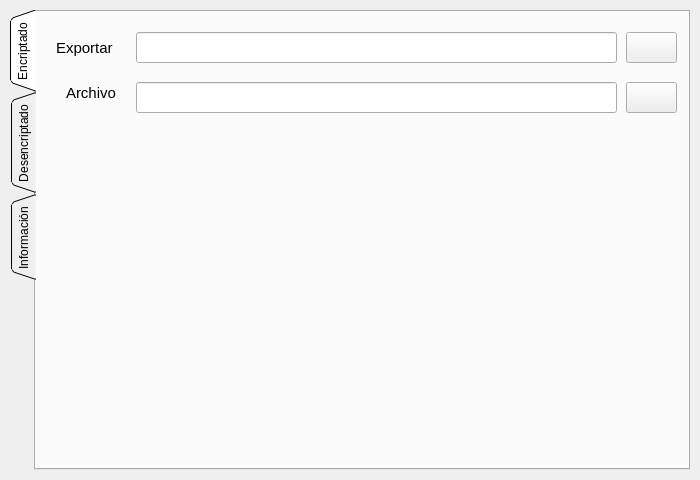
<?xml version="1.0" encoding="UTF-8"?>
<ui version="4.0">
 <author>Pablo Sao</author>
 <class>frmCryptoRSA</class>
 <widget class="QMainWindow" name="frmCryptoRSA">
  <property name="windowModality">
   <enum>Qt::NonModal</enum>
  </property>
  <property name="geometry">
   <rect>
    <x>0</x>
    <y>0</y>
    <width>700</width>
    <height>480</height>
   </rect>
  </property>
  <property name="sizePolicy">
   <sizepolicy hsizetype="Minimum" vsizetype="Minimum">
    <horstretch>0</horstretch>
    <verstretch>0</verstretch>
   </sizepolicy>
  </property>
  <property name="minimumSize">
   <size>
    <width>700</width>
    <height>480</height>
   </size>
  </property>
  <property name="windowTitle">
   <string>CryptoRSA</string>
  </property>
  <property name="windowIcon">
   <iconset>
    <normaloff>files/privacy.ico</normaloff>files/privacy.ico</iconset>
  </property>
  <property name="tabShape">
   <enum>QTabWidget::Rounded</enum>
  </property>
  <property name="dockNestingEnabled">
   <bool>true</bool>
  </property>
  <property name="dockOptions">
   <set>QMainWindow::AllowNestedDocks|QMainWindow::AllowTabbedDocks|QMainWindow::AnimatedDocks|QMainWindow::ForceTabbedDocks|QMainWindow::VerticalTabs</set>
  </property>
  <widget class="QWidget" name="mainWidget">
   <property name="sizePolicy">
    <sizepolicy hsizetype="Minimum" vsizetype="Minimum">
     <horstretch>0</horstretch>
     <verstretch>0</verstretch>
    </sizepolicy>
   </property>
   <widget class="QTabWidget" name="tabcontrol">
    <property name="geometry">
     <rect>
      <x>10</x>
      <y>10</y>
      <width>680</width>
      <height>460</height>
     </rect>
    </property>
    <property name="sizePolicy">
     <sizepolicy hsizetype="Minimum" vsizetype="Minimum">
      <horstretch>0</horstretch>
      <verstretch>0</verstretch>
     </sizepolicy>
    </property>
    <property name="minimumSize">
     <size>
      <width>680</width>
      <height>460</height>
     </size>
    </property>
    <property name="maximumSize">
     <size>
      <width>680</width>
      <height>460</height>
     </size>
    </property>
    <property name="tabPosition">
     <enum>QTabWidget::West</enum>
    </property>
    <property name="tabShape">
     <enum>QTabWidget::Triangular</enum>
    </property>
    <property name="currentIndex">
     <number>0</number>
    </property>
    <property name="iconSize">
     <size>
      <width>24</width>
      <height>24</height>
     </size>
    </property>
    <widget class="QWidget" name="tabencriptado">
     <attribute name="icon">
      <iconset>
       <normaloff>files/Encriptado.ico</normaloff>files/Encriptado.ico</iconset>
     </attribute>
     <attribute name="title">
      <string>Encriptado</string>
     </attribute>
     <widget class="QPushButton" name="btubicacion_exporta_llave">
      <property name="geometry">
       <rect>
        <x>590</x>
        <y>20</y>
        <width>51</width>
        <height>31</height>
       </rect>
      </property>
      <property name="cursor">
       <cursorShape>PointingHandCursor</cursorShape>
      </property>
      <property name="text">
       <string/>
      </property>
      <property name="icon">
       <iconset>
        <normaloff>files/file.ico</normaloff>files/file.ico</iconset>
      </property>
      <property name="iconSize">
       <size>
        <width>24</width>
        <height>24</height>
       </size>
      </property>
      <property name="autoDefault">
       <bool>false</bool>
      </property>
      <property name="default">
       <bool>false</bool>
      </property>
      <property name="flat">
       <bool>false</bool>
      </property>
     </widget>
     <widget class="QLineEdit" name="tbubicacion_exporta_key">
      <property name="geometry">
       <rect>
        <x>100</x>
        <y>20</y>
        <width>481</width>
        <height>31</height>
       </rect>
      </property>
      <property name="font">
       <font>
        <pointsize>10</pointsize>
       </font>
      </property>
      <property name="readOnly">
       <bool>true</bool>
      </property>
     </widget>
     <widget class="QLabel" name="lbdestino_llave">
      <property name="geometry">
       <rect>
        <x>20</x>
        <y>20</y>
        <width>61</width>
        <height>31</height>
       </rect>
      </property>
      <property name="font">
       <font>
        <pointsize>11</pointsize>
       </font>
      </property>
      <property name="text">
       <string>Exportar</string>
      </property>
     </widget>
     <widget class="QLabel" name="lbarchivo_encriptar">
      <property name="geometry">
       <rect>
        <x>30</x>
        <y>70</y>
        <width>51</width>
        <height>21</height>
       </rect>
      </property>
      <property name="font">
       <font>
        <pointsize>11</pointsize>
       </font>
      </property>
      <property name="text">
       <string>Archivo</string>
      </property>
     </widget>
     <widget class="QLineEdit" name="lbubicacion_archivo_enc">
      <property name="geometry">
       <rect>
        <x>100</x>
        <y>70</y>
        <width>481</width>
        <height>31</height>
       </rect>
      </property>
      <property name="readOnly">
       <bool>true</bool>
      </property>
     </widget>
     <widget class="QPushButton" name="btubicacion_archivo_enc">
      <property name="geometry">
       <rect>
        <x>590</x>
        <y>70</y>
        <width>51</width>
        <height>31</height>
       </rect>
      </property>
      <property name="text">
       <string/>
      </property>
      <property name="icon">
       <iconset>
        <normaloff>files/file.ico</normaloff>files/file.ico</iconset>
      </property>
      <property name="iconSize">
       <size>
        <width>24</width>
        <height>24</height>
       </size>
      </property>
     </widget>
    </widget>
    <widget class="QWidget" name="tabdesencriptado">
     <attribute name="icon">
      <iconset>
       <normaloff>files/Desencriptado.ico</normaloff>files/Desencriptado.ico</iconset>
     </attribute>
     <attribute name="title">
      <string>Desencriptado</string>
     </attribute>
    </widget>
    <widget class="QWidget" name="tabinformacion">
     <attribute name="icon">
      <iconset>
       <normaloff>files/generales.ico</normaloff>files/generales.ico</iconset>
     </attribute>
     <attribute name="title">
      <string>Información</string>
     </attribute>
     <widget class="QTextEdit" name="minformacion">
      <property name="geometry">
       <rect>
        <x>0</x>
        <y>0</y>
        <width>651</width>
        <height>451</height>
       </rect>
      </property>
      <property name="readOnly">
       <bool>true</bool>
      </property>
      <property name="html">
       <string>&lt;!DOCTYPE HTML PUBLIC &quot;-//W3C//DTD HTML 4.0//EN&quot; &quot;http://www.w3.org/TR/REC-html40/strict.dtd&quot;&gt;
&lt;html&gt;&lt;head&gt;&lt;meta name=&quot;qrichtext&quot; content=&quot;1&quot; /&gt;&lt;style type=&quot;text/css&quot;&gt;
p, li { white-space: pre-wrap; }
&lt;/style&gt;&lt;/head&gt;&lt;body style=&quot; font-family:'MS Shell Dlg 2'; font-size:8pt; font-weight:400; font-style:normal;&quot;&gt;
&lt;p align=&quot;center&quot; style=&quot; margin-top:0px; margin-bottom:0px; margin-left:0px; margin-right:0px; -qt-block-indent:0; text-indent:0px;&quot;&gt;&lt;span style=&quot; font-size:12pt; font-weight:600;&quot;&gt;CrytpoRSA&lt;/span&gt;&lt;/p&gt;
&lt;p align=&quot;center&quot; style=&quot; margin-top:0px; margin-bottom:0px; margin-left:0px; margin-right:0px; -qt-block-indent:0; text-indent:0px;&quot;&gt;Universidad del Valle de Guatemala&lt;/p&gt;
&lt;p align=&quot;center&quot; style=&quot; margin-top:0px; margin-bottom:0px; margin-left:0px; margin-right:0px; -qt-block-indent:0; text-indent:0px;&quot;&gt;MM2015 - Matemática Discreta 1&lt;/p&gt;
&lt;p align=&quot;center&quot; style=&quot;-qt-paragraph-type:empty; margin-top:0px; margin-bottom:0px; margin-left:0px; margin-right:0px; -qt-block-indent:0; text-indent:0px;&quot;&gt;&lt;br /&gt;&lt;/p&gt;
&lt;p align=&quot;center&quot; style=&quot; margin-top:0px; margin-bottom:0px; margin-left:0px; margin-right:0px; -qt-block-indent:0; text-indent:0px;&quot;&gt;&lt;span style=&quot; font-size:9pt;&quot;&gt;Pablo Sao - 11530&lt;/span&gt;&lt;/p&gt;
&lt;p align=&quot;center&quot; style=&quot; margin-top:0px; margin-bottom:0px; margin-left:0px; margin-right:0px; -qt-block-indent:0; text-indent:0px;&quot;&gt;&lt;span style=&quot; font-size:9pt;&quot;&gt;Mirka Monzón - 18139&lt;/span&gt;&lt;/p&gt;
&lt;p align=&quot;center&quot; style=&quot; margin-top:0px; margin-bottom:0px; margin-left:0px; margin-right:0px; -qt-block-indent:0; text-indent:0px;&quot;&gt;25 de noviembre de 2020&lt;/p&gt;
&lt;hr /&gt;
&lt;p align=&quot;justify&quot; style=&quot; margin-top:0px; margin-bottom:0px; margin-left:0px; margin-right:0px; -qt-block-indent:0; text-indent:0px;&quot;&gt;El proyecto consiste en escribir un programa capaz de encriptar y desencriptar un mensaje, utilizando el sistema criptográfico RSA.&lt;/p&gt;
&lt;p align=&quot;center&quot; style=&quot;-qt-paragraph-type:empty; margin-top:0px; margin-bottom:0px; margin-left:0px; margin-right:0px; -qt-block-indent:0; text-indent:0px;&quot;&gt;&lt;br /&gt;&lt;/p&gt;&lt;/body&gt;&lt;/html&gt;</string>
      </property>
     </widget>
    </widget>
   </widget>
  </widget>
 </widget>
 <resources/>
 <connections>
  <connection>
   <sender>btubicacion_exporta_llave</sender>
   <signal>clicked()</signal>
   <receiver>btubicacion_exporta_llave</receiver>
   <slot>click()</slot>
   <hints>
    <hint type="sourcelabel">
     <x>553</x>
     <y>67</y>
    </hint>
    <hint type="destinationlabel">
     <x>553</x>
     <y>67</y>
    </hint>
   </hints>
  </connection>
  <connection>
   <sender>btubicacion_archivo_enc</sender>
   <signal>clicked()</signal>
   <receiver>btubicacion_archivo_enc</receiver>
   <slot>click()</slot>
   <hints>
    <hint type="sourcelabel">
     <x>653</x>
     <y>97</y>
    </hint>
    <hint type="destinationlabel">
     <x>653</x>
     <y>97</y>
    </hint>
   </hints>
  </connection>
 </connections>
</ui>
